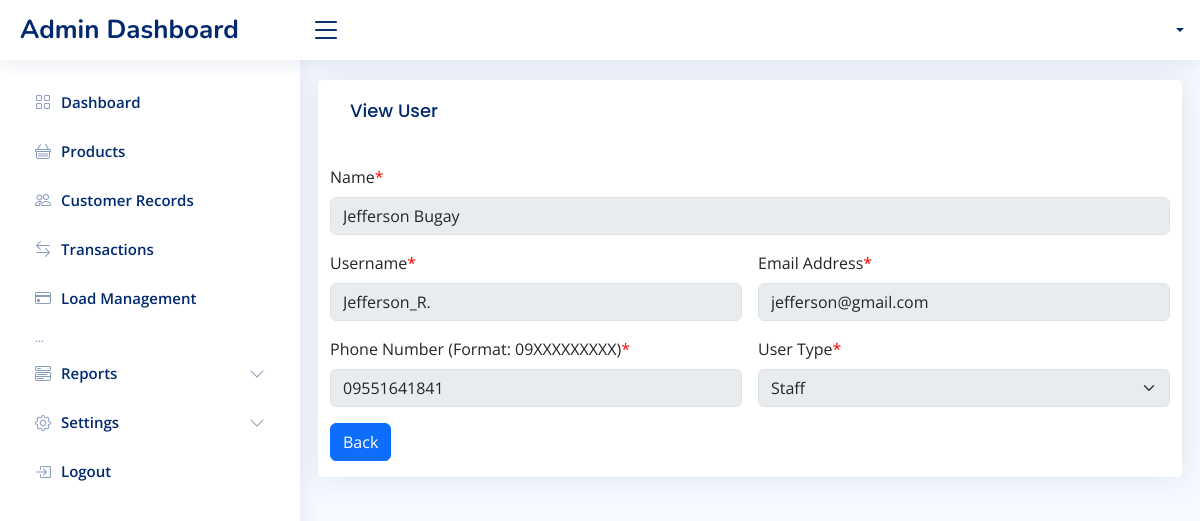
The page /settings/view_staff.php?id=2 on the database its author committed.
### tables this page shows
CREATE TABLE `users` (
  `id` int(11) NOT NULL AUTO_INCREMENT,
  `name` varchar(255) NOT NULL,
  `username` varchar(255) NOT NULL,
  `email` varchar(255) NOT NULL,
  `phone_number` varchar(20) NOT NULL,
  `user_type` varchar(255) NOT NULL,
  `password` varchar(255) NOT NULL,
  PRIMARY KEY (`id`)
);

### settings/view_staff.php (the view, shortened to what this page needs)
<?php
include "../db_conn.php";
if (isset($_GET['id'])) {
    $id = $_GET["id"];
    $sql = "SELECT * FROM users WHERE id='$id'";
    $result = $con->query($sql);
    if ($result->num_rows > 0) {
        $row = $result->fetch_assoc();
        $name = $row['name'];
        $username = $row['username'];
        $email = $row['email'];
        $phone_number = $row['phone_number'];
        $user_type = $row['user_type'];
    } else {
        echo "User not found.";
        exit;
    }
} else {
    echo "User ID is missing.";
    exit;
}
include '../includes/header.php';
include '../includes/navbar.php';
include '../includes/sidebar.php';
?>
<main id="main" class="main">
    <section class="section dashboard">
        <div class="row">
            <div class="card">
                <div class="card-body">
                    <h5 class="card-title">View User</h5>
                </div>
                <form class="row g-3 needs-validation" action="../php/signup.php" method="POST" novalidate>
                    <div class="col-md-12 position-relative">
                        <label class="form-label">Name<font color="red">*</font></label>
                        <input type="text" class="form-control" id="validationTooltip01" name="name" required autofocus="autofocus" value="<?php echo $name; ?>" disabled>
                    </div>
                    <div class="col-md-6 position-relative">
                        <label class="form-label">Username<font color="red">*</font></label>
                        <input type="text" class="form-control" id="validationTooltip01" name="username" required disabled value="<?php echo $username; ?>">
                    </div>
                    <div class="col-md-6 position-relative">
                        <label class="form-label">Email Address<font color="red">*</font></label>
                        <input type="email" class="form-control" id="validationTooltip01" name="email" required disabled value="<?php echo $email; ?>">
                    </div>
                    <div class="col-md-6 position-relative">
                        <label class="form-label">Phone Number (Format: 09XXXXXXXXX)<font color="red">*</font></label>
                        <input type="text" class="form-control" id="validationTooltip01" name="phone_number" maxlength="11" required disabled value="<?php echo $phone_number; ?>">
                    </div>
                    <div class="col-md-6 position-relative">
                        <label class="form-label">User Type<font color="red">*</font></label>
                        <div class="col-sm-12">
                            <select class="form-select" aria-label="Default select example" name="user_type" id="validationTooltip03" required disabled>
                                <option value="Staff" <?php echo ($user_type == 'Staff') ? 'selected' : ''; ?>>Staff</option>
                            </select>
                        </div>
                    </div>
                    <div class="col-12">
                        <button type="reset" class="btn btn-primary mb-3" onclick="history.back()">Back</button>
                    </div>
                </form>
            </div>
        </div>
    </section>
</main>
<?php include '../includes/footer.php'; ?>

### assets/css/style.css (style rules this page uses)
:root { scroll-behavior: smooth; }
body { font-family: "Open Sans", sans-serif; background: #f6f9ff; color: #444444; }
h1, h2, h3, h4, h5, h6 { font-family: "Nunito", sans-serif; }
#main { margin-top: 60px; padding: 20px 30px; transition: all 0.3s; }
.card { margin-bottom: 30px; border: none; border-radius: 5px; box-shadow: 0px 0 30px rgba(1, 41, 112, 0.1); }
.card-title { padding: 20px 0 15px 0; font-size: 18px; font-weight: 500; color: #012970; font-family: "Poppins", sans-serif; }
.card-body { padding: 0 20px 20px 20px; }
@media (min-width: 1200px) { #main, #footer { margin-left: 300px; } }

### rows shown on the page
users: name "Jefferson Bugay", username "Jefferson_R.", email "jefferson@gmail.com", phone_number "09551641841", user_type "Staff"
